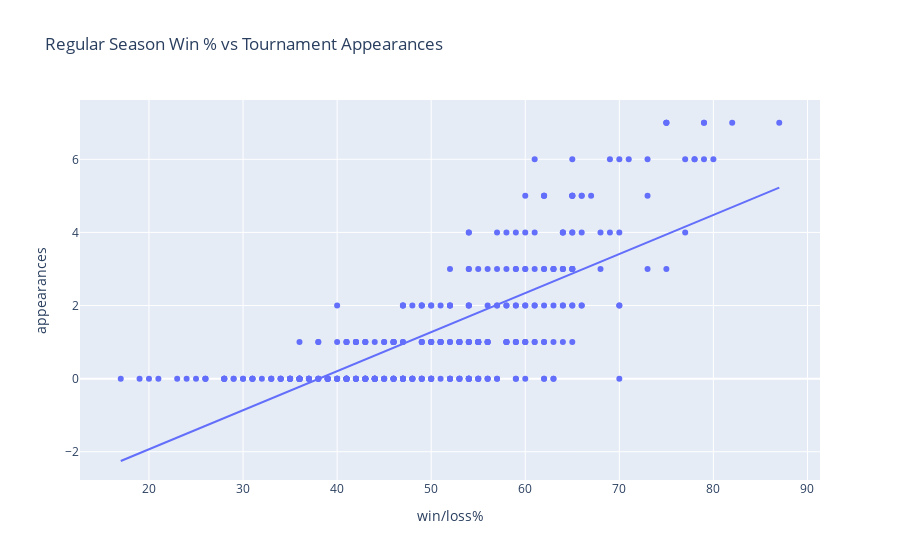

Notebook source saved alongside this figure:
### Code cell
fig = px.scatter(df4, x="win/loss%", y="appearances", title="Regular Season Win % vs Tournament Appearances", hover_data=['team'], trendline="ols")
fig.show()

### Figure 1 — Plotly figure (JSON) as saved in the notebook; plotly's stock layout.template omitted (floating-point values rounded to 4 significant figures; data arrays with more than 128 entries replaced by an {"elided": "..."} marker saying what was removed)
{"data": [{"customdata": {"elided": "355x1 str values"}, "hovertemplate": "win/loss%=%{x}<br>appearances=%{y}<br>team=%{customdata[0]}<extra></extra>", "legendgroup": "", "marker": {"color": "#636efa", "symbol": "circle"}, "mode": "markers", "name": "", "orientation": "v", "showlegend": false, "type": "scatter", "x": {"elided": "355 int values"}, "xaxis": "x", "y": {"elided": "355 int values"}, "yaxis": "y"}, {"hovertemplate": "<b>OLS trendline</b><br>appearances = 0.106805 * win/loss% + -4.06891<br>R<sup>2</sup>=0.555454<br><br>win/loss%=%{x}<br>appearances=%{y} <b>(trend)</b><extra></extra>", "legendgroup": "", "marker": {"color": "#636efa", "symbol": "circle"}, "mode": "lines", "name": "", "showlegend": false, "type": "scatter", "x": {"elided": "355 int values"}, "xaxis": "x", "y": {"elided": "355 float values"}, "yaxis": "y"}], "layout": {"legend": {"tracegroupgap": 0}, "title": {"text": "Regular Season Win % vs Tournament Appearances"}, "xaxis": {"anchor": "y", "domain": [0, 1], "title": {"text": "win/loss%"}}, "yaxis": {"anchor": "x", "domain": [0, 1], "title": {"text": "appearances"}}}}
